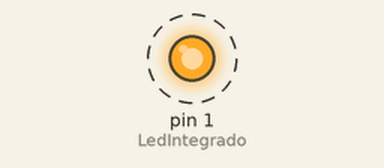
Simulated run of this sketch. Board: Arduino Uno, built with avr-gcc and run on an emulated ATmega328P. Shown: output pins drawn as LEDs (lit = HIGH). Dashed ring = blinking.

Above: at 0.5 s.
Timing chart, 0 to 3.5 s (numbered marks = the images above):
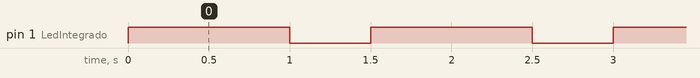

Measured:
- by itself, pin 1 (LedIntegrado): alternates HIGH for 1.0 s and LOW for 0.50 s

The sketch:

Ejemplo_0.ino
```cpp
int LedIntegrado=1;

void setup() {
  // put your setup code here, to run once:

pinMode(LedIntegrado,OUTPUT);
}

void loop() {
  // put your main code here, to run repeatedly:

//Va escribir un voltaje de salida en el pin 2
  digitalWrite(LedIntegrado,HIGH);
  delay (1000);
  digitalWrite (LedIntegrado,LOW);
  delay(500);

}
```
